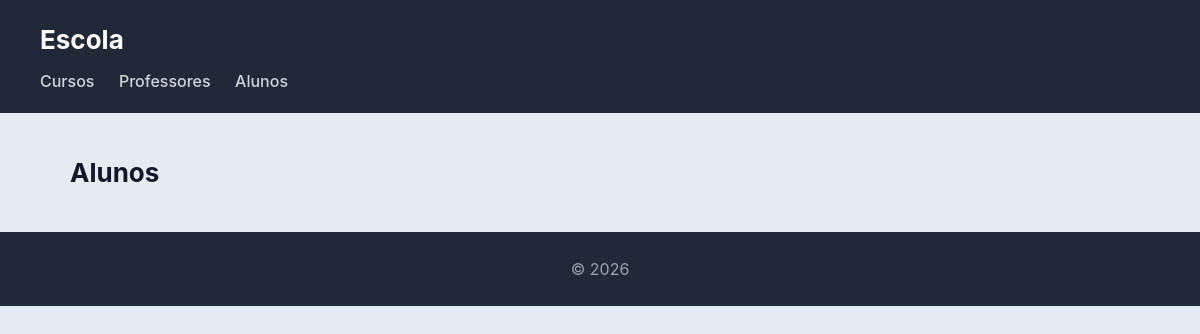
The app's page /escola/alunos/, older data.
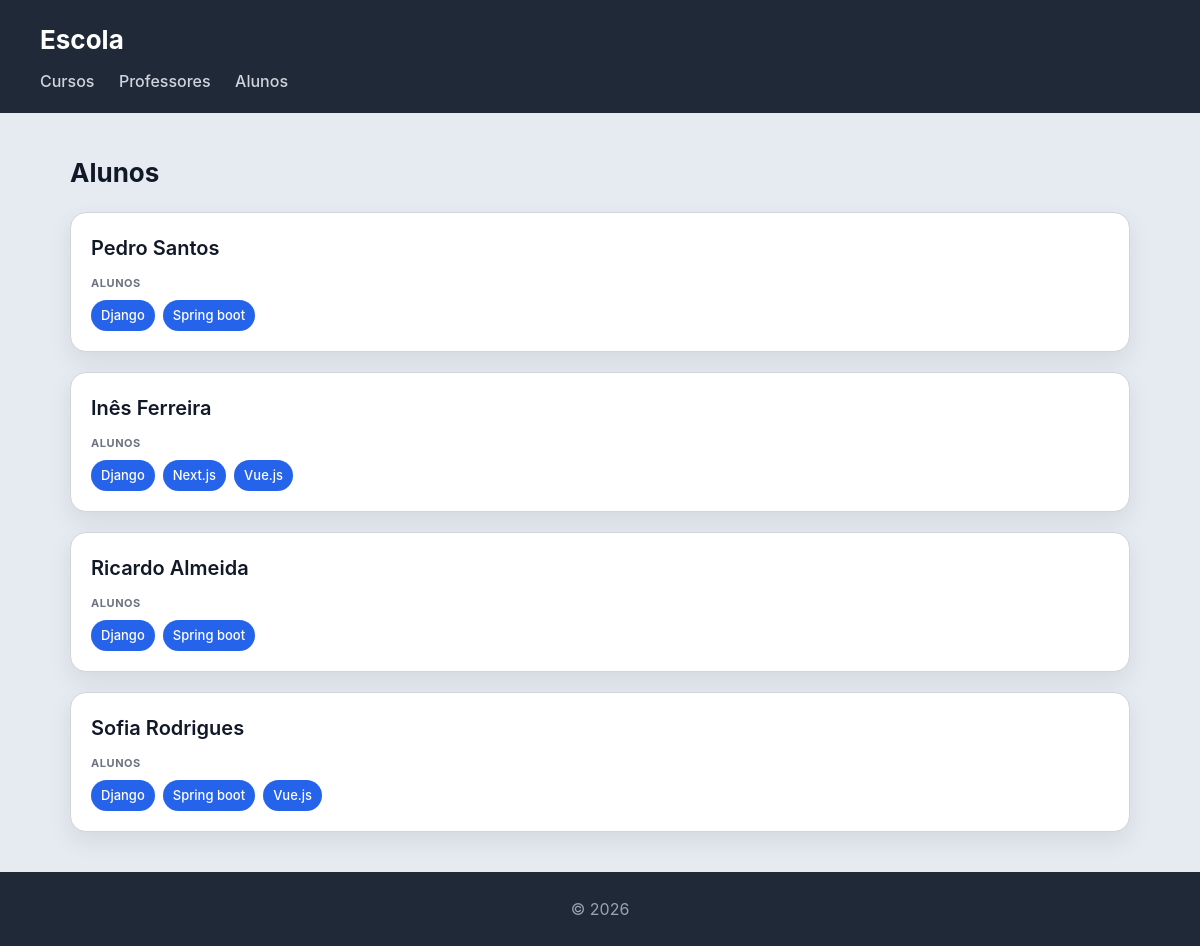
The same page, newer data.
### escola/models.py (models this page shows, shortened)
class Aluno(models.Model):
    nome = models.CharField(max_length=100)
    numero = models.CharField(max_length=20, unique=True)

class Curso(models.Model):
    nome = models.CharField(max_length=100)
    imagem = models.ImageField(upload_to='cursos/')
    professor = models.ForeignKey(Professor, on_delete=models.CASCADE, related_name='cursos')
    alunos = models.ManyToManyField(Aluno, related_name='cursos')

### escola/views.py (the view)
# urls.py: path('escola/', views.alunos_view, name='alunos'),
def alunos_view(request):
    alunos = Aluno.objects \
                .prefetch_related('cursos') \
                .all()
    return render(request, 'escola/alunos.html', {'alunos': alunos})

### escola/templates/escola/alunos.html
{% extends "escola/base.html" %}
{% block content %}
<h2>Alunos</h2>
<section>
    {% for aluno in alunos %}
    <article>
        <header>
            <h3>{{ aluno.nome }}</h3>
        </header>
        <section>
            <h4>Alunos</h4>
            <ul>
                {% for curso in aluno.cursos.all %}
                    <li>{{ curso.nome }}</li>
                {% empty %}
                    <li>Sem alunos inscritos</li>
                {% endfor %}
            </ul>
        </section>
    </article>
    {% endfor %}
</section>
{% endblock %}

Row changes from the older to the newer data that the page shows:
added Aluno: nome "Pedro Santos"
added Curso: nome "Django"
added Curso: nome "Spring boot"
added Aluno: nome "Inês Ferreira"
added Curso: nome "Next.js", shown under "Inês Ferreira"
added Curso: nome "Vue.js"
added Aluno: nome "Ricardo Almeida"
added Aluno: nome "Sofia Rodrigues"
